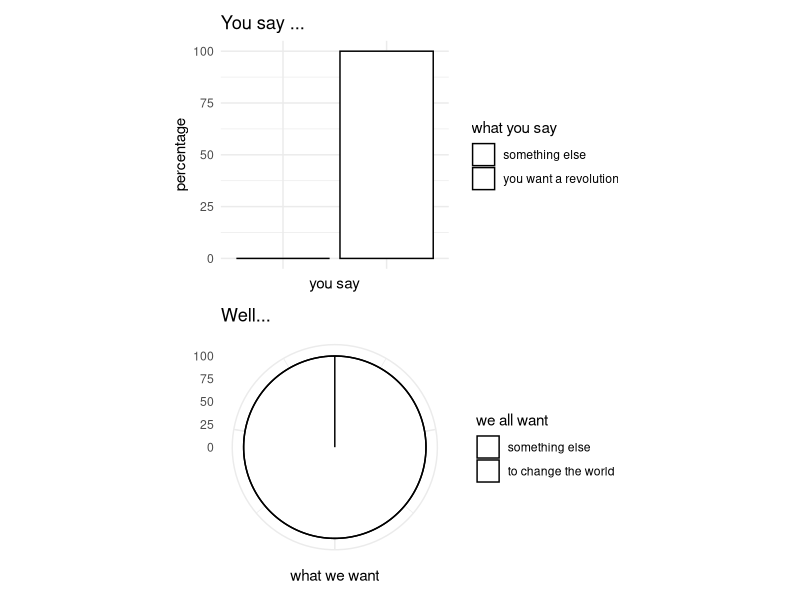

Generate this figure with R:
## ---- chunk 1

knitr::opts_chunk$set(echo = TRUE,
                      warning = FALSE,
                      message = FALSE)

## ---- chunk 2

library(ggplot2) # beautiful graphs

library(patchwork) # stitch graphs together

yousay <- c("you want a revolution",
            "something else")

count1 <-c(100,0)

whatwewant <-c("to change the world",
               "something else")

count2 <- c(100, 0)

mydata <- tibble::tibble(yousay, count1, whatwewant, count2)

## ---- chunk 3

p1 <- ggplot(mydata, 
             aes(x = yousay,
                 y = count1,
                 fill = yousay)) +
  geom_bar(stat="identity", color = "black") +
  labs(title = "You say ...",
       x = "you say", 
       y = "percentage") +
  theme_minimal() +
  theme(axis.text.x = element_blank(),
        axis.ticks.x = element_blank()) +
  scale_fill_manual(name = "what you say",
                    values = c("white", "white"))

p2 <- ggplot(mydata,
             aes(x = 1,
                 y = count2,
                 fill = whatwewant)) +
  geom_bar(stat = "identity", color = "black") +
  coord_polar() +
  labs(title = "Well...",
       x = "what we want", 
       y = "") +
  theme_minimal() +
  theme(axis.text.x = element_blank(),
        axis.ticks = element_blank()) +
  scale_fill_manual(name = "we all want",
                    values = c("white", "white"))

p1 / p2

